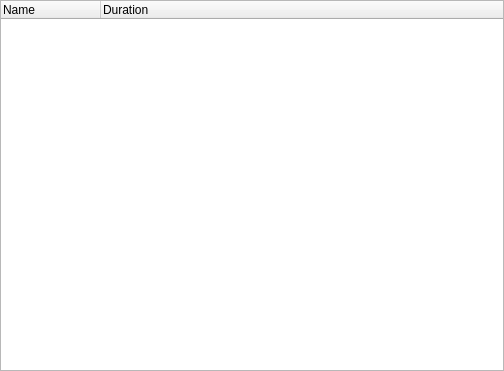
<?xml version="1.0" encoding="UTF-8"?>
<ui version="4.0">
 <class>Project</class>
 <widget class="QDockWidget" name="Project">
  <property name="geometry">
   <rect>
    <x>0</x>
    <y>0</y>
    <width>504</width>
    <height>371</height>
   </rect>
  </property>
  <property name="sizePolicy">
   <sizepolicy hsizetype="Maximum" vsizetype="Maximum">
    <horstretch>0</horstretch>
    <verstretch>0</verstretch>
   </sizepolicy>
  </property>
  <property name="windowTitle">
   <string>Project</string>
  </property>
  <widget class="QWidget" name="dockWidgetContents">
   <layout class="QVBoxLayout" name="verticalLayout">
    <property name="leftMargin">
     <number>0</number>
    </property>
    <property name="topMargin">
     <number>0</number>
    </property>
    <property name="rightMargin">
     <number>0</number>
    </property>
    <property name="bottomMargin">
     <number>0</number>
    </property>
    <item>
     <widget class="SourceTable" name="treeWidget">
      <property name="acceptDrops">
       <bool>true</bool>
      </property>
      <property name="editTriggers">
       <set>QAbstractItemView::NoEditTriggers</set>
      </property>
      <property name="dragEnabled">
       <bool>false</bool>
      </property>
      <property name="dragDropMode">
       <enum>QAbstractItemView::DragDrop</enum>
      </property>
      <property name="selectionMode">
       <enum>QAbstractItemView::ExtendedSelection</enum>
      </property>
      <property name="selectionBehavior">
       <enum>QAbstractItemView::SelectRows</enum>
      </property>
      <property name="rootIsDecorated">
       <bool>true</bool>
      </property>
      <property name="itemsExpandable">
       <bool>true</bool>
      </property>
      <property name="headerHidden">
       <bool>false</bool>
      </property>
      <property name="expandsOnDoubleClick">
       <bool>false</bool>
      </property>
      <attribute name="headerStretchLastSection">
       <bool>true</bool>
      </attribute>
      <column>
       <property name="text">
        <string>Name</string>
       </property>
      </column>
      <column>
       <property name="text">
        <string>Duration</string>
       </property>
      </column>
     </widget>
    </item>
   </layout>
  </widget>
 </widget>
 <customwidgets>
  <customwidget>
   <class>SourceTable</class>
   <extends>QTreeWidget</extends>
   <header>ui/sourcetable.h</header>
  </customwidget>
 </customwidgets>
 <resources/>
 <connections/>
</ui>
